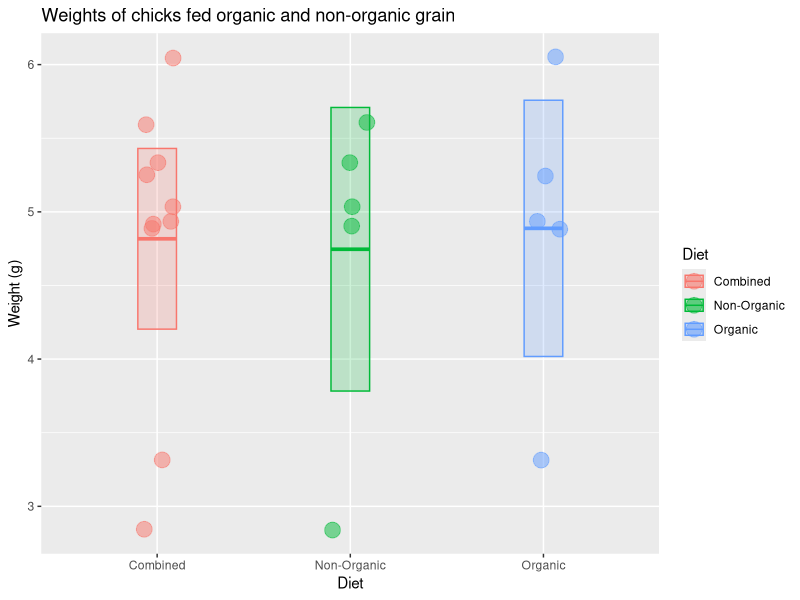

Source code (R): (Note: this script raises an error after producing the figure.)
## ---- chunk 1
x <-  c(6.05, 4.89, 3.32, 4.93, 5.25, 5.04, 4.91, 2.84, 5.60, 5.34)
## ---- chunk 2
n <- length(x)
n
mean(x)
median(x)
sd(x)
## ---- chunk 3
sem <- sd(x) / sqrt(n)
sem
## ---- chunk 4
mean(x) + 1.96 * sem
mean(x) - 1.96 * sem
## ---- chunk 5

library(tidyverse)

# check to make sure you did the part above correctly
# if not, generate some fake x data
if (!exists("x") | !is.numeric(x) | !length(x) == 10) x <- rep(1, 10)

# put the chick data into a data frame
chick_data <-
  tibble::tibble(
    diet = rep(c("Combined", "Combined", "Organic", "Non-Organic"), each = 5),
    weight = c(x, x)
  )

# summarize the chick weights by diet
chick_summary <-
  chick_data %>% 
  group_by(diet) %>% 
  summarize(
    mean = mean(weight),
    median = median(weight),
    sd = sd(weight),
    n = n(),
    sem = sd / sqrt(n),
    upper = mean + 1.96 * sem,   # upper confidence limit
    lower = mean - 1.96 * sem,   # lower confidence limit
    .groups = "drop"
  )

# plot chick weights
ggplot(chick_data, aes(x = diet, y = weight, color = diet, fill = diet)) +
  geom_jitter(size = 5, shape = 21, alpha = 0.5, width = 0.1) +
  geom_crossbar(
    mapping = aes(ymin = lower, ymax = upper, y = mean), 
    data = chick_summary,
    width = 0.2, alpha = 0.2
  ) +
  labs(
    title = "Weights of chicks fed organic and non-organic grain",
    x = "Diet",
    color = "Diet",
    fill = "Diet",
    y = "Weight (g)"
  )

## ---- chunk 6
sessioninfo::session_info()
